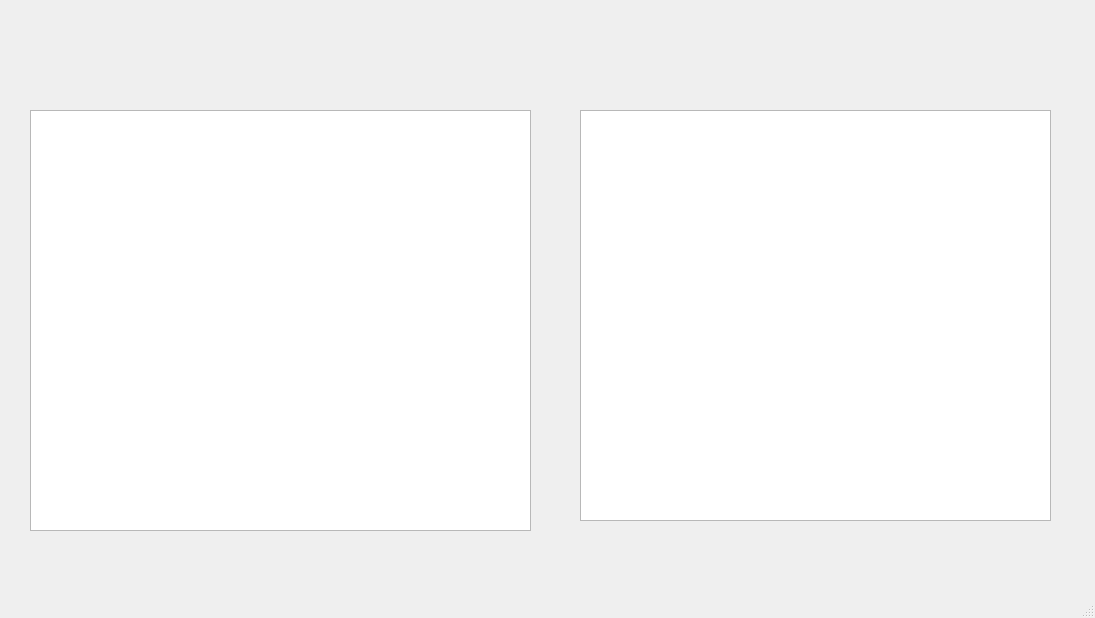
<?xml version="1.0" encoding="UTF-8"?>
<ui version="4.0">
 <class>MainWindow</class>
 <widget class="QMainWindow" name="MainWindow">
  <property name="geometry">
   <rect>
    <x>0</x>
    <y>0</y>
    <width>1095</width>
    <height>618</height>
   </rect>
  </property>
  <property name="windowTitle">
   <string>MainWindow</string>
  </property>
  <property name="styleSheet">
   <string notr="true">QListView 
{
    font: normal   bold   19px &quot;Microsoft YaHei&quot;;/*一行字体样式*/
    color:white; /*字体颜色*/
    show-decoration-selected: 1; /*选择整行而不是只有文字部分*/
    /*背景渐变色*/
    background-color: qlineargradient(x1: 0, y1: 0, x2: 0, y2: 1,
                                stop: 0 #AB00E5, stop: 1 #3d3d3d); 

     /*交替变换颜色*/
    alternate-background-color: yellow; 

    /*去除选中的虚线框*/
    outline: none;
}


QListView::item:alternate {
    /*  交替变换颜色， 会覆盖alternate-background-color  */
    background: qlineargradient(x1: 0, y1: 0, x2: 0, y2: 1,
                                stop: 0 #ABAFE5, stop: 1 #26B4FF); 
}


/*被选择的项*/
QListView::item:selected {
    border:  1px solid white; /*边框*/
}

/*选中且窗口有焦点*/
QListView::item:selected:active {
    background:  red;
}

/*被选择且窗口没有焦点了*/
QListView::item:selected:!active {
    background:  blue;
}


/*鼠标经过项*/
QListView::item:hover {
    background: qlineargradient(x1: 0, y1: 0, x2: 0, y2: 1,
                                stop: 0 #FAFBFE, stop: 1 #DCDEF1);
}</string>
  </property>
  <widget class="QWidget" name="centralwidget">
   <widget class="QListView" name="listView">
    <property name="geometry">
     <rect>
      <x>30</x>
      <y>110</y>
      <width>501</width>
      <height>421</height>
     </rect>
    </property>
   </widget>
   <widget class="QListWidget" name="listWidget">
    <property name="geometry">
     <rect>
      <x>580</x>
      <y>110</y>
      <width>471</width>
      <height>411</height>
     </rect>
    </property>
   </widget>
  </widget>
  <widget class="QMenuBar" name="menubar">
   <property name="geometry">
    <rect>
     <x>0</x>
     <y>0</y>
     <width>1095</width>
     <height>26</height>
    </rect>
   </property>
  </widget>
  <widget class="QStatusBar" name="statusbar"/>
 </widget>
 <resources/>
 <connections/>
</ui>
